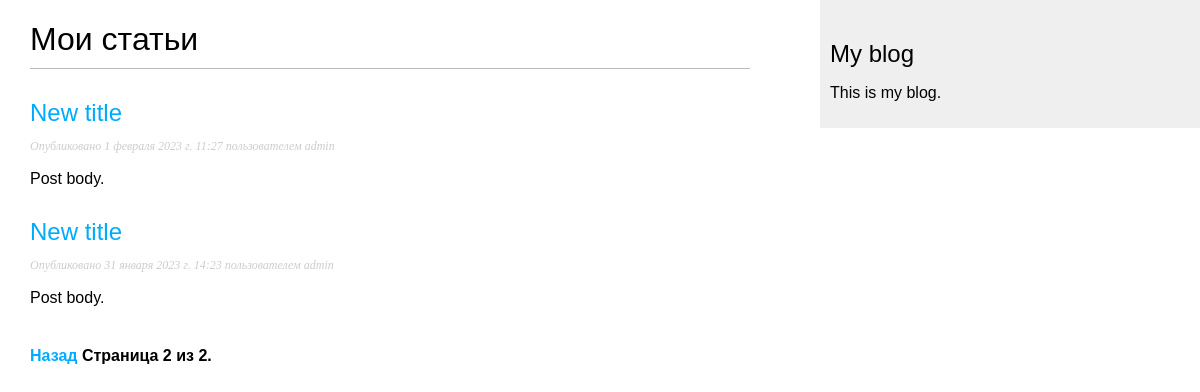
The page /blog/?page=2 on the database as committed earlier.
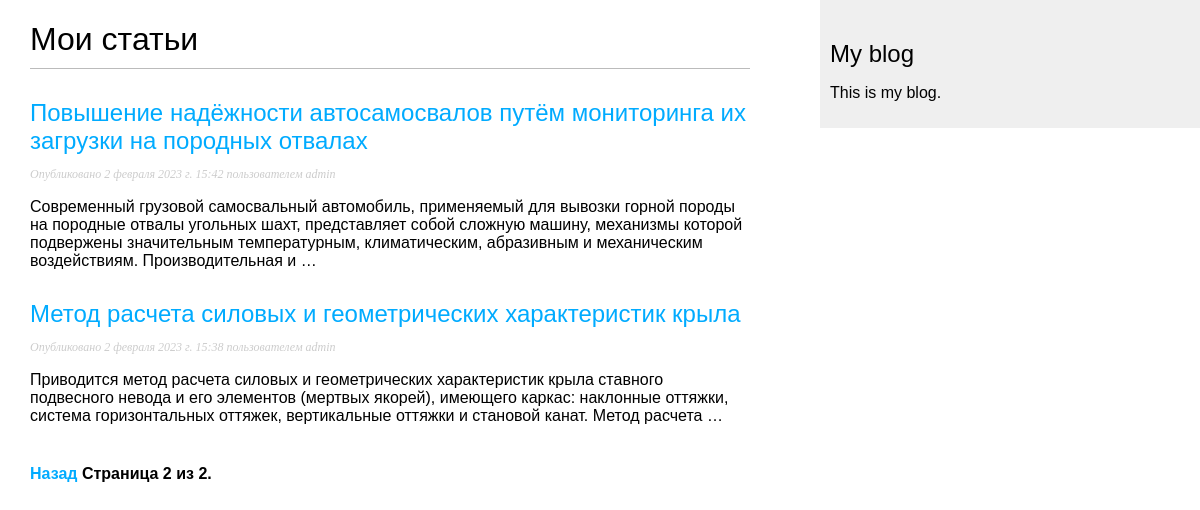
The same page on the database as committed later.
### blog/models.py (models this page shows, shortened)
class Post(models.Model):
    STATUS_CHOICES = (
        ('draft', 'Отложено'),
        ('published', 'Опубликовано'),
    )
    title = models.CharField(max_length=250)  # Поле заголовка статьи. Тип VARCHAR в базе данных
    slug = models.SlugField(max_length=250, unique_for_date='publish')  # Поле для формирования URL'ов
    author = models.ForeignKey(User, on_delete=models.CASCADE,
                               related_name='blog_posts')  # Внешний ключ, определяющий отношение "один ко многим"
    body = models.TextField()  # Основное содержание статьи, которое будет сохранено в столбце TEXT в SQL базе данных
    publish = models.DateTimeField(
        default=timezone.now)  # Поле даты, сохраняющее дату публикации статьи. Функция 'now' - по умолчанию, и возвращает текущие дату и время
    created = models.DateTimeField(
        auto_now_add=True)  # Это поле даты указывает, когда статья была создана. Параметр 'auto_now_add' - автосохранение при создании объекта
    update = models.DateTimeField(
        auto_now=True)  # Дата и время, указывающие на период, когда статья была отредактирована. Параметр 'auto_now' - указание даты на момент сохранения.
    status = models.CharField(max_length=10, choices=STATUS_CHOICES,
                              default='draft')  # Поле отображения статуса статьи. Параметр CHOICES ограничивает возможные значения из указанного списка.
    objects = models.Manager()  # Менеджер по умолчанию
    published = PublishedManager()  # Новый менеджер
    class Meta:
        ordering = (
            '-publish',)  # Указали Django, порядок сортировки статей по умолчанию — по убыванию (префикс "-") даты публикации поля 'publish'.
    def get_absolute_url(self):
        return reverse('blog:post_detail',
                       args=[self.publish.year,
                             self.publish.month,
                             self.publish.day,
                             self.slug])

### blog/views.py (the view)
# urls.py: path('', views.post_list, name='post_list'),
def post_list(request):
    objects_list = Post.published.all()
    paginator = Paginator(objects_list, 3)  # Отображение по три поста на странице
    page = request.GET.get('page')
    try:
        posts = paginator.page(page)
    except PageNotAnInteger:
        posts = paginator.page(1)  # Если страница не является целым числом — возвращаем первую страницу
    except EmptyPage:
        posts = paginator.page(
            paginator.num_pages)  # Если номер страницы больше общего количества страниц — возвращаем последнюю
    return render(request, 'post/list.html', {'page': page, 'posts': posts})

### blog/models.py (called while the page is built)
    def get_queryset(self):
        return super().get_queryset().filter(status='published')

### blog/templates/post/list.html (shortened to what this page needs)
{% extends "blog/base.html" %}
{% block content %}
<h1>Мои статьи</h1>
{% for post in posts %}
<h2>
    <a href="{{ post.get_absolute_url }}">{{ post.title }}</a>
</h2>
<p class="date">Опубликовано {{ post.publish }} пользователем {{ post.author }}</p>
{{ post.body|truncatewords:30|linebreaks }}
{% endfor %}
{% include "pagination.html" with page=posts %}
{% endblock %}

Rows that differ between the two databases and show on the page:
removed Post: title "New title", publish "1 февраля 2023 г. 11:27", author "admin", body "Post body."
removed Post: title "New title", publish "31 января 2023 г. 14:23", author "admin", body "Post body."
added Post: title "Повышение надёжности автосамосвалов путём мониторинга их загрузки на породных отвалах", publish "2 февраля 2023 г. 15:42", author "admin", body "Современный грузовой самосвальный автомобиль, применяемый для вывозки горной породы на породные отвалы угольных шахт, представляет собой сложную машину, механизмы которой подвержены значительным температурным, климатическим, абразивным и механическим воздействиям. Производительная и …"
added Post: title "Метод расчета силовых и геометрических характеристик крыла", publish "2 февраля 2023 г. 15:38", author "admin", body "Приводится метод расчета силовых и геометрических характеристик крыла ставного подвесного невода и его элементов (мертвых якорей), имеющего каркас: наклонные оттяжки, система горизонтальных оттяжек, вертикальные оттяжки и становой канат. Метод расчета …"
